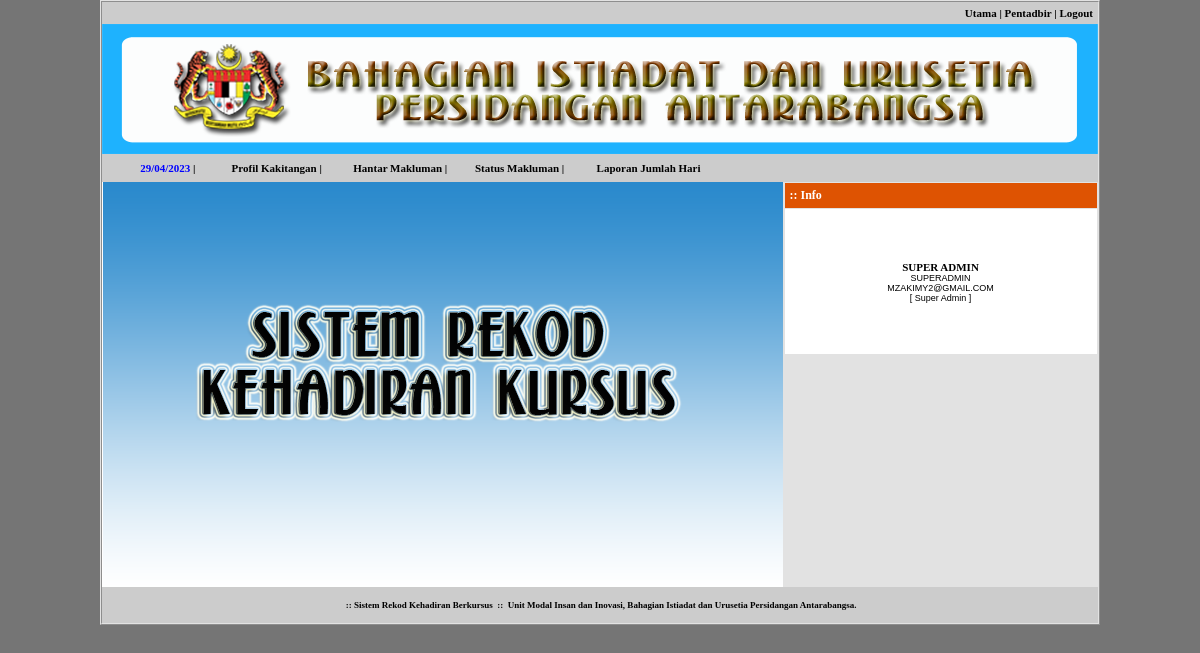
The page /index.php (signed in) on the database its author committed.
### tables this page shows
CREATE TABLE IF NOT EXISTS `user` (
  `uids` varchar(32) NOT NULL,
  `ulevel` int(1) NOT NULL DEFAULT '3',
  `usah` int(1) NOT NULL DEFAULT '2',
  `utsah` int(11) NOT NULL,
  `udelete` int(1) NOT NULL DEFAULT '1',
  `unokp` varchar(12) NOT NULL,
  `upass` varchar(32) NOT NULL,
  `usoalan` varchar(255) NOT NULL,
  `ujawapan` varchar(255) NOT NULL,
  `uemail` varchar(255) NOT NULL,
  `unoid` varchar(255) NOT NULL,
  `unama` varchar(255) NOT NULL,
  `utpenempatan` varchar(255) NOT NULL,
  `pids` varchar(32) NOT NULL,
  `ugred` varchar(255) NOT NULL,
  `bids` varchar(32) NOT NULL,
  `utelefon` varchar(50) NOT NULL,
  `ubimbit` varchar(50) NOT NULL,
  `uselia` varchar(255) NOT NULL,
  `ujselia` varchar(255) NOT NULL,
  `ueselia` varchar(255) NOT NULL,
  `upada` int(11) NOT NULL,
  PRIMARY KEY (`unokp`)
);

### inc/fungsi.php (called while the page is built, shortened)
<?php
function semakSlash($input) {
	if(!get_magic_quotes_gpc()) {
		$input = mysql_real_escape_string($input);
	}
	return $input;
}
function input1($str) {
	$str = htmlentities(strtoupper(trim(semakSlash($str))));
	return $str;
}
function output1($str) {
	if(!get_magic_quotes_gpc()) {
		$str = stripslashes($str);
	}
	return $str;
}
if (!empty($_SESSION['staff'])) {
	$sm = "SELECT * FROM user
		WHERE unokp = '" . input1($_SESSION['staff']) . "'
		ORDER BY unokp ASC
	";
	$dm = mysql_query($sm);
	$tm = mysql_fetch_array($dm);
}
?>

### tmp/index.php (the view, shortened to what this page needs)
<body text="#000000"><table width="995" cellspacing="0" cellpadding="0" border="0">
    <tr>
        <td width="541" align="left" valign="top" bgcolor="#E2E2E2">
            <table width="541" height="400" border="0" cellpadding="0" bordercolorlight="#F0F0F0" bordercolordark="#F0F0F0" style="border-collapse: collapse">
                <tr>
                    <td width="625" align="justify" bgcolor="#0978F4">
                      <img src="files/frontpage4.png" width="680" height="405" align="center">
                    </td>
                </tr>
            </table>
        </td>
        <td width="319" align="left" valign="top" bgcolor="#E2E2E2">
            <div align="center">
            <table width="314" height="156" border="1" cellpadding="5" bordercolor="#000000" style="border-collapse: collapse">
                <tr>
                    <td align="left" bgcolor="#DE5302" class="text2">
                        <?php
                            if (!empty($_SESSION['staff'])) { echo ":: Info"; }
                            else { echo ":: Login "; }
                        ?>
                    </td>
                </tr>
                <tr>
                    <td height="146" align="center">
                        <table width="300" cellpadding="1" cellspacing="0" border="0">
                            <?php
                            if (!empty($_SESSION['staff'])) {
                                ?>
                                <tr>
                                    <td colspan="2" align="center">
                                        <?php
										echo '<span class="text1">' . output1($tm['unama']) . "</span><br>" . output1($tm['unokp']) . "<br>" . output1($tm['uemail']);
										if ($tm['ulevel'] == 1) { echo "<br>[ Super Admin ]"; }
										elseif ($tm['ulevel'] == 2) { echo "<br>[ Pentadbir ]"; }
										?>
                                    </td>
                                </tr>
                            <?php
                            }
                            ?>
                        </table>
                    </td>
                </tr>
            </table>
        	</div>
        </td>
    </tr>
</table>

### files/latihan.css (style rules this page uses)
BODY { background: #757575; color: #000000; font-size: 11px; font-family: Tahoma, Verdana; }
TABLE { font-size: 11px; font-family: Tahoma, Verdana; background: #FFFFFF; border-color: #E2E2E2; }
.text1 { font-family: Tahoma, Verdana; font-size: 11px; font-weight: bold; }
.text2 { font-family: Tahoma, Verdana; font-size: 12px; font-weight: bold; color: #FFFFFF; }

### rows shown on the page
user: unama "SUPER ADMIN", unokp "SUPERADMIN", uemail "MZAKIMY2@GMAIL.COM"
